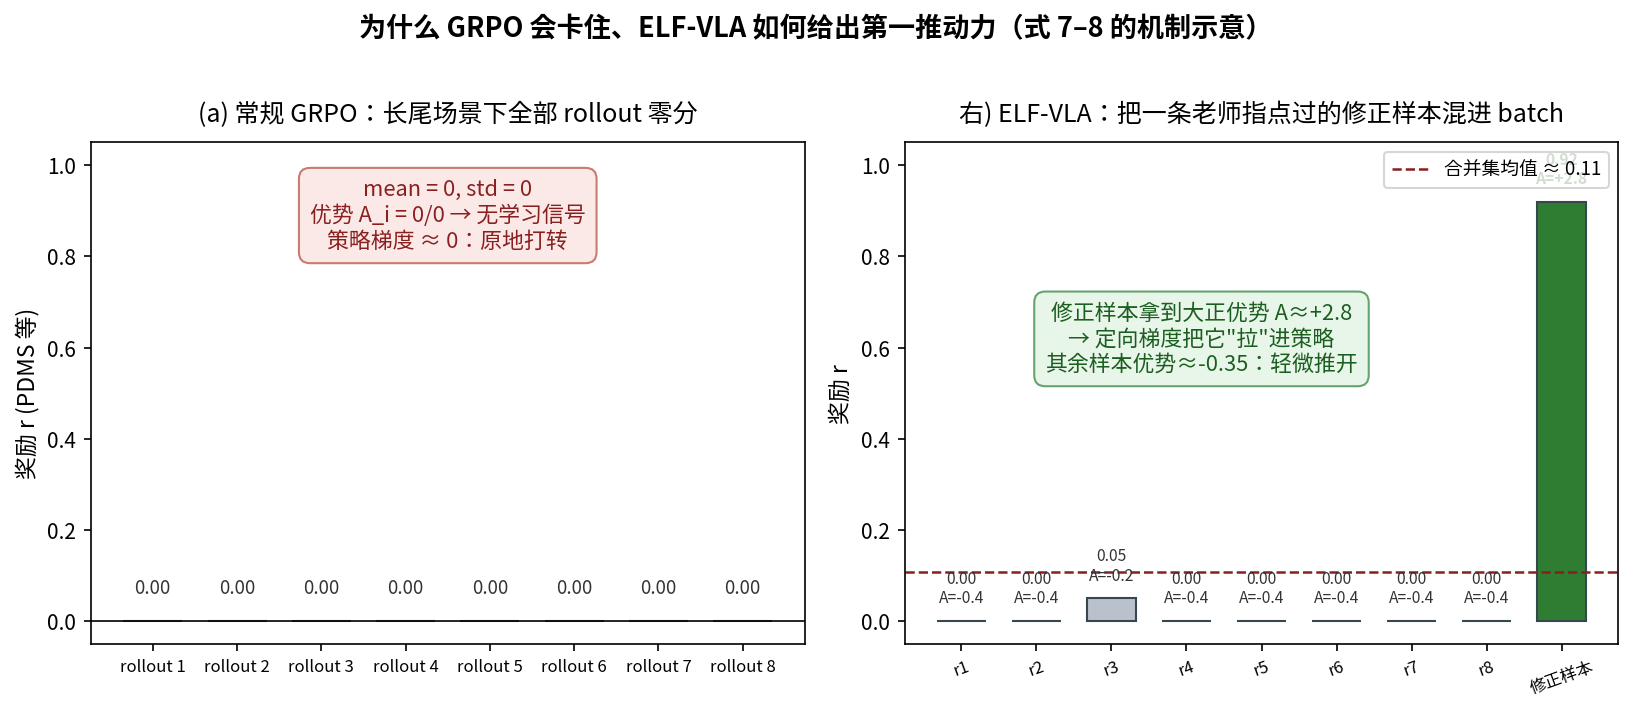

This chart was generated by the following Python code:
# -*- coding: utf-8 -*-
"""GRPO 零奖励僵局 vs ELF-VLA 的反馈修正：优势信号从哪里来。
左：长尾场景下 n=8 条 rollout 全部得零分 -> 优势全零 -> 梯度消失。
右：混入一条老师指导修正后的高分样本 -> 归一化后它拿到大正优势 -> 定向梯度。
数字为示意（按论文 4.2 节 total-failure 场景的量级构造），机制忠实于式 (7)(8)。
"""
import matplotlib
matplotlib.use("Agg")
import matplotlib.pyplot as plt
import numpy as np

plt.rcParams["font.family"] = "Noto Sans CJK JP"
plt.rcParams["axes.unicode_minus"] = False

fig, axes = plt.subplots(1, 2, figsize=(11, 4.6))

# ---- 左图：全部零分 ----
n = 8
r = np.zeros(n)
ax = axes[0]
bars = ax.bar(range(n), r, color="#b9c2cc", edgecolor="#5a626b", width=0.7)
ax.set_ylim(-0.05, 1.05)
ax.set_xticks(range(n))
ax.set_xticklabels([f"rollout {i+1}" for i in range(n)], fontsize=8)
ax.set_ylabel("奖励 r (PDMS 等)", fontsize=11)
ax.set_title("(a) 常规 GRPO：长尾场景下全部 rollout 零分", fontsize=12, pad=10)
ax.axhline(0, color="black", linewidth=0.8)
for i in range(n):
    ax.text(i, 0.06, "0.00", ha="center", fontsize=9, color="#333333")
ax.text(3.5, 0.82, "mean = 0, std = 0\n优势 A_i = 0/0 → 无学习信号\n策略梯度 ≈ 0：原地打转",
        ha="center", fontsize=10.5, color="#8a1f1f",
        bbox=dict(boxstyle="round,pad=0.5", fc="#fbe9e7", ec="#c97b6e"))

# ---- 右图：混入修正样本 ----
r2 = np.array([0.0, 0.0, 0.05, 0.0, 0.0, 0.0, 0.0, 0.0, 0.92])  # 最后一条是反馈修正样本
labels = [f"r{i+1}" for i in range(8)] + ["修正样本"]
colors = ["#b9c2cc"] * 8 + ["#2e7d32"]
ax = axes[1]
bars = ax.bar(range(9), r2, color=colors, edgecolor="#37474f", width=0.65)
ax.set_ylim(-0.05, 1.05)
ax.set_xticks(range(9))
ax.set_xticklabels(labels, fontsize=8, rotation=20)
ax.set_ylabel("奖励 r", fontsize=11)
ax.set_title("右) ELF-VLA：把一条老师指点过的修正样本混进 batch", fontsize=12, pad=10)
mean, std = r2.mean(), r2.std()
ax.axhline(mean, color="#8a1f1f", linestyle="--", linewidth=1.2,
           label=f"合并集均值 ≈ {mean:.2f}")
adv = (r2 - mean) / std
for i, (v, a) in enumerate(zip(r2, adv)):
    ax.text(i, v + 0.04, f"{v:.2f}\nA={a:+.1f}", ha="center", fontsize=7.5,
            color="#1b5e20" if i == 8 else "#333333", fontweight="bold" if i == 8 else "normal")
ax.text(3.2, 0.55, "修正样本拿到大正优势 A≈+2.8\n"
        "→ 定向梯度把它\"拉\"进策略\n其余样本优势≈-0.35：轻微推开",
        ha="center", fontsize=10.5, color="#1b5e20",
        bbox=dict(boxstyle="round,pad=0.5", fc="#e8f5e9", ec="#66a370"))
ax.legend(fontsize=9, loc="upper right")

fig.suptitle("为什么 GRPO 会卡住、ELF-VLA 如何给出第一推动力（式 7–8 的机制示意）",
             fontsize=13, fontweight="bold", y=1.02)
fig.tight_layout()
fig.savefig("/home/hatch/workspace/your_files/paper-xray-100/papers/083-Agent-elf-vla/fig-plateau.png",
            dpi=150, bbox_inches="tight")
print("saved fig-plateau.png")
